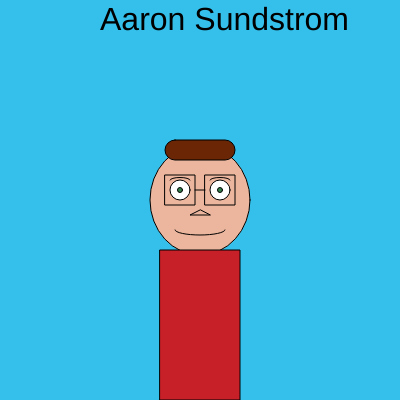
Frame 1 (no input)
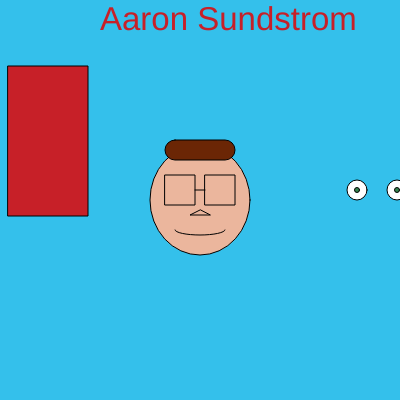
Frame 60 (no input)
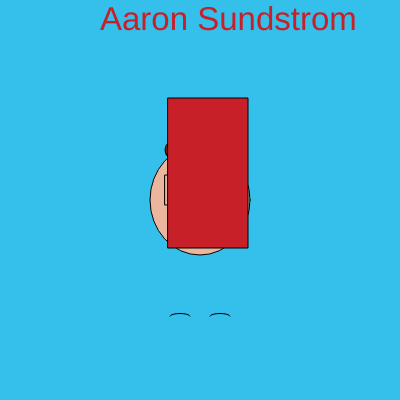
Frame 120 (the mouse pressed at the canvas centre since frame 60)

The p5.js sketch that drew these frames (run headless with seeded random() and noise() and a simulated clock; from frame 60 on, the mouse is pressed at the canvas centre):

// p5.js sketch
// ── sketch.js
//Variables needed to make the spice

var eye_movement;
var eyebrow_movement;
var xdiag_movement;
var ydiag_movement;

var x_eye = 180;
var y_eyebrows = 180;
var x_diag = 160;
var y_diag = 250;

var size = 32;
var size_movement = 1;



var counter=0;




function setup() {
  createCanvas(400, 400);
  
  eyebrow_movement = floor(random() * 10) + 1;
  eye_movement = floor(random() * 10) + 1;
  xdiag_movement = floor(random() * 10) + 1;
  ydiag_movement = xdiag_movement;
}

function draw() {
  background(52, 192, 235);
  let skin = color(235, 182, 157);
  let hair = color(107, 38, 5);
  let eyes = color(52, 130, 78);
  let shirt = color(199, 32, 40); 

  //Section where I need to think about how to do this

  //So Ill need to make two shapes go left and right, two go up and down, one go diagonally, 


  textSize(size);
  text('Aaron Sundstrom', 100, 30);
  size +=size_movement;
  counter++;
  if(counter > 5)
    {
        size_movement *=-1;
        counter = 0;
    }

  //Build Face
  fill(skin);
  ellipse(200,200,100,110);
  
  //Eyes
  fill('white');
  circle(x_eye,190,20);
  circle(x_eye+40,190,20);
  fill(eyes);
  circle(x_eye,190,5);
  circle(x_eye+40,190,5);
  
  
  if(x_eye >= 360 || x_eye <= 0)
    {
       eye_movement *= -1;
    }

     x_eye += eye_movement;

  
  //Glasses
  noFill();
  square(165,175,30);
  square(205,175,30);
  line(195,190,205,190);
  
  //Smile and eyebrows
  arc(180, y_eyebrows, 20, 5, PI, TWO_PI);
  arc(220, y_eyebrows, 20, 5, PI, TWO_PI);
  arc(200,230,50,10,0,PI-TWO_PI);
  
  if(y_eyebrows >= 400 || y_eyebrows <= 0)
    {
       eyebrow_movement *= -1;
    }

     y_eyebrows += eyebrow_movement;
  
  //Nose
  triangle(200,210,190,215,210,215);
  
  //Hair
  fill(hair);
  rect(165, 140, 70, 20, 20, 20, 20, 20);
  
  //Rockin' bod
  fill(shirt);
  rect(x_diag,y_diag,80,150)

  if(x_diag >= 320 || x_diag <= 0)
    {
       xdiag_movement *= -1;
    }

     x_diag += xdiag_movement;
  
  if(y_diag >= 320 || y_diag <= 0)
    {
       ydiag_movement *= -1;
    }

     y_diag += ydiag_movement;
  
  
  
}
// ── main.html
<html>
  <head>
    <title> My Second p5.js Page</title>
    <script src="https://cdnjs.cloudflare.com/ajax/libs/p5.js/1.1.9/p5.min.js"></script>
    <script src="sketch.js"></script>
  </head>
  <body>
  </body>
</html>
